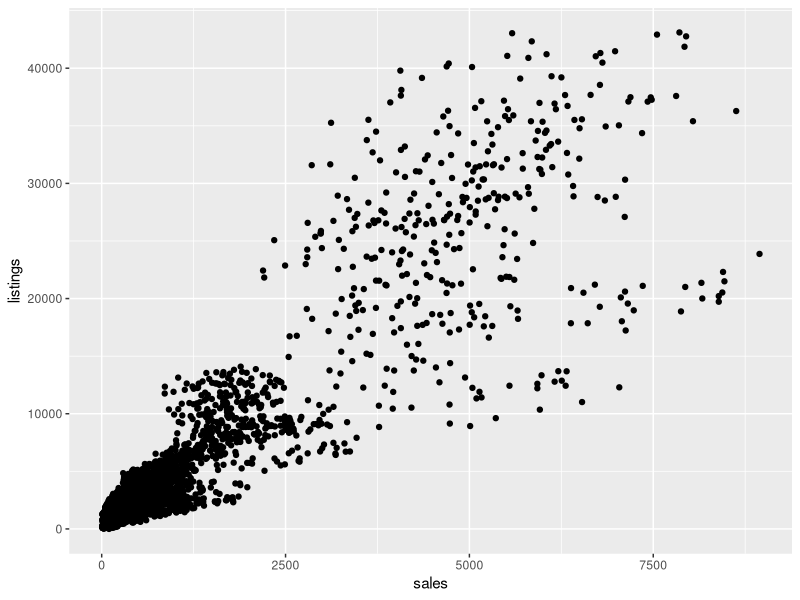

This chart was generated by the following R code: (Note: this script raises an error after producing the figure.)
## ---- chunk 1
DOCNAME = knitr::current_input()
DOCNAME = gsub(DOCNAME, pattern = ".Rmd", replacement = "", fixed = T)
knitr::opts_chunk$set(autodep        = TRUE,
                      cache          = FALSE,
                      echo           = TRUE,
                      error          = FALSE,
                      fig.align      = "center",
                      fig.path       = paste0("./images/", DOCNAME, "/"),
                      message        = FALSE,
                      warning        = FALSE,
                      eval           = FALSE)
## ---- chunk 2
library(tidyverse)
## ---- chunk 3
#| label: fig-charts
#| fig-cap: "Charts"
ggplot(data = txhousing, aes(x = sales, y = listings)) +
  geom_point()
## ---- chunk 4

knitr::include_graphics("../img/logo.png")
